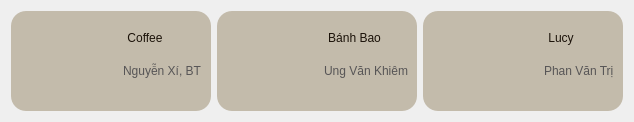
           <widget class="QWidget" name="widget_15" native="true">
            <property name="minimumSize">
             <size>
              <width>0</width>
              <height>100</height>
             </size>
            </property>
            <property name="maximumSize">
             <size>
              <width>16777215</width>
              <height>300</height>
             </size>
            </property>
            <layout class="QHBoxLayout" name="horizontalLayout_7">
             <item>
              <widget class="QWidget" name="widget_16" native="true">
               <property name="minimumSize">
                <size>
                 <width>200</width>
                 <height>100</height>
                </size>
               </property>
               <property name="maximumSize">
                <size>
                 <width>300</width>
                 <height>150</height>
                </size>
               </property>
               <property name="cursor">
                <cursorShape>PointingHandCursor</cursorShape>
               </property>
               <property name="styleSheet">
                <string notr="true">QWidget{
    background-color: #C3BBAB;
    border-radius: 15px;
}
QWidget:hover{
	background-color: #86aacc;
    border-radius: 15px;
}</string>
               </property>
               <layout class="QHBoxLayout" name="horizontalLayout_8">
                <item>
                 <widget class="QPushButton" name="btn_dog">
                  <property name="maximumSize">
                   <size>
                    <width>150</width>
                    <height>150</height>
                   </size>
                  </property>
                  <property name="baseSize">
                   <size>
                    <width>80</width>
                    <height>0</height>
                   </size>
                  </property>
                  <property name="cursor">
                   <cursorShape>PointingHandCursor</cursorShape>
                  </property>
                  <property name="styleSheet">
                   <string notr="true">border-radius: 15px;
 background-color: rgba(255, 0, 0, 0);</string>
                  </property>
                  <property name="text">
                   <string/>
                  </property>
                  <property name="icon">
                   <iconset>
                    <normaloff>../img/coffee.png</normaloff>../img/coffee.png</iconset>
                  </property>
                  <property name="iconSize">
                   <size>
                    <width>80</width>
                    <height>80</height>
                   </size>
                  </property>
                 </widget>
                </item>
                <item>
                 <widget class="QWidget" name="widget_19" native="true">
                  <property name="styleSheet">
                   <string notr="true"> background-color: rgba(255, 0, 0, 0);</string>
                  </property>
                  <layout class="QVBoxLayout" name="verticalLayout_7">
                   <property name="leftMargin">
                    <number>0</number>
                   </property>
                   <property name="topMargin">
                    <number>0</number>
                   </property>
                   <property name="rightMargin">
                    <number>0</number>
                   </property>
                   <property name="bottomMargin">
                    <number>0</number>
                   </property>
                   <item>
                    <widget class="QWidget" name="widget_23" native="true"/>
                   </item>
                   <item>
                    <widget class="QWidget" name="widget_21" native="true">
                     <property name="maximumSize">
                      <size>
                       <width>16777215</width>
                       <height>30</height>
                      </size>
                     </property>
                     <property name="cursor">
                      <cursorShape>PointingHandCursor</cursorShape>
                     </property>
                     <layout class="QHBoxLayout" name="horizontalLayout_10">
                      <property name="leftMargin">
                       <number>0</number>
                      </property>
                      <property name="topMargin">
                       <number>0</number>
                      </property>
                      <property name="rightMargin">
                       <number>0</number>
                      </property>
                      <property name="bottomMargin">
                       <number>0</number>
                      </property>
                      <item>
                       <widget class="QLabel" name="label_13">
                        <property name="maximumSize">
                         <size>
                          <width>20</width>
                          <height>20</height>
                         </size>
                        </property>
                        <property name="text">
                         <string/>
                        </property>
                        <property name="pixmap">
                         <pixmap>../img/icons8-male-64.png</pixmap>
                        </property>
                        <property name="scaledContents">
                         <bool>true</bool>
                        </property>
                       </widget>
                      </item>
                      <item alignment="Qt::AlignLeft">
                       <widget class="QPushButton" name="btn_dogName">
                        <property name="styleSheet">
                         <string notr="true">font: 14pt &quot;Bahnschrift&quot;;
color: #1b1209;</string>
                        </property>
                        <property name="text">
                         <string>Coffee</string>
                        </property>
                       </widget>
                      </item>
                     </layout>
                    </widget>
                   </item>
                   <item>
                    <widget class="QWidget" name="widget_20" native="true">
                     <property name="minimumSize">
                      <size>
                       <width>0</width>
                       <height>40</height>
                      </size>
                     </property>
                     <property name="maximumSize">
                      <size>
                       <width>16777215</width>
                       <height>40</height>
                      </size>
                     </property>
                     <layout class="QHBoxLayout" name="horizontalLayout_9">
                      <property name="leftMargin">
                       <number>0</number>
                      </property>
                      <property name="topMargin">
                       <number>0</number>
                      </property>
                      <property name="rightMargin">
                       <number>0</number>
                      </property>
                      <property name="bottomMargin">
                       <number>0</number>
                      </property>
                      <item>
                       <widget class="QLabel" name="label_14">
                        <property name="minimumSize">
                         <size>
                          <width>16</width>
                          <height>0</height>
                         </size>
                        </property>
                        <property name="maximumSize">
                         <size>
                          <width>16</width>
                          <height>16</height>
                         </size>
                        </property>
                        <property name="text">
                         <string/>
                        </property>
                        <property name="pixmap">
                         <pixmap>../img/location-50.png</pixmap>
                        </property>
                        <property name="scaledContents">
                         <bool>true</bool>
                        </property>
                       </widget>
                      </item>
                      <item>
                       <widget class="QLabel" name="label_15">
                        <property name="styleSheet">
                         <string notr="true">font: 9pt &quot;Bahnschrift&quot;;
color: #575556;</string>
                        </property>
                        <property name="text">
                         <string>Nguyễn Xí, BT</string>
                        </property>
                       </widget>
                      </item>
                     </layout>
                    </widget>
                   </item>
                   <item>
                    <widget class="QWidget" name="widget_22" native="true"/>
                   </item>
                  </layout>
                 </widget>
                </item>
               </layout>
              </widget>
             </item>
             <item>
              <widget class="QWidget" name="widget_17" native="true">
               <property name="minimumSize">
                <size>
                 <width>200</width>
                 <height>100</height>
                </size>
               </property>
               <property name="maximumSize">
                <size>
                 <width>300</width>
                 <height>150</height>
                </size>
               </property>
               <property name="cursor">
                <cursorShape>PointingHandCursor</cursorShape>
               </property>
               <property name="styleSheet">
                <string notr="true">QWidget{
    background-color: #C3BBAB;
    border-radius: 15px;
}
QWidget:hover{
	background-color: #86aacc;
    border-radius: 15px;
}</string>
               </property>
               <layout class="QHBoxLayout" name="horizontalLayout_11">
                <item>
                 <widget class="QPushButton" name="btn_pet">
                  <property name="maximumSize">
                   <size>
                    <width>150</width>
                    <height>150</height>
                   </size>
                  </property>
                  <property name="baseSize">
                   <size>
                    <width>80</width>
                    <height>0</height>
                   </size>
                  </property>
                  <property name="cursor">
                   <cursorShape>PointingHandCursor</cursorShape>
                  </property>
                  <property name="styleSheet">
                   <string notr="true">border-radius: 15px;
 background-color: rgba(255, 0, 0, 0);</string>
                  </property>
                  <property name="text">
                   <string/>
                  </property>
                  <property name="icon">
                   <iconset>
                    <normaloff>../img/Avatar-cute-meo-fotor-2023072815852.png</normaloff>../img/Avatar-cute-meo-fotor-2023072815852.png</iconset>
                  </property>
                  <property name="iconSize">
                   <size>
                    <width>80</width>
                    <height>80</height>
                   </size>
                  </property>
                 </widget>
                </item>
                <item>
                 <widget class="QWidget" name="widget_24" native="true">
                  <property name="styleSheet">
                   <string notr="true"> background-color: rgba(255, 0, 0, 0);</string>
                  </property>
                  <layout class="QVBoxLayout" name="verticalLayout_8">
                   <property name="leftMargin">
                    <number>0</number>
                   </property>
                   <property name="topMargin">
                    <number>0</number>
                   </property>
                   <property name="rightMargin">
                    <number>0</number>
                   </property>
                   <property name="bottomMargin">
                    <number>0</number>
                   </property>
                   <item>
                    <widget class="QWidget" name="widget_25" native="true"/>
                   </item>
                   <item>
                    <widget class="QWidget" name="widget_27" native="true">
                     <property name="maximumSize">
                      <size>
                       <width>16777215</width>
                       <height>30</height>
                      </size>
                     </property>
                     <layout class="QHBoxLayout" name="horizontalLayout_12">
                      <property name="leftMargin">
                       <number>0</number>
                      </property>
                      <property name="topMargin">
                       <number>0</number>
                      </property>
                      <property name="rightMargin">
                       <number>0</number>
                      </property>
                      <property name="bottomMargin">
                       <number>0</number>
                      </property>
                      <item>
                       <widget class="QLabel" name="label_17">
                        <property name="maximumSize">
                         <size>
                          <width>20</width>
                          <height>20</height>
                         </size>
                        </property>
                        <property name="text">
                         <string/>
                        </property>
                        <property name="pixmap">
                         <pixmap>../img/icons8-female-64.png</pixmap>
                        </property>
                        <property name="scaledContents">
                         <bool>true</bool>
                        </property>
                       </widget>
                      </item>
                      <item alignment="Qt::AlignLeft">
                       <widget class="QPushButton" name="btn_petName">
                        <property name="cursor">
                         <cursorShape>PointingHandCursor</cursorShape>
                        </property>
                        <property name="styleSheet">
                         <string notr="true">font: 14pt &quot;Bahnschrift&quot;;
color: #1b1209;</string>
                        </property>
                        <property name="text">
                         <string>Bánh Bao</string>
                        </property>
                       </widget>
                      </item>
                     </layout>
                    </widget>
                   </item>
                   <item>
                    <widget class="QWidget" name="widget_28" native="true">
                     <property name="minimumSize">
                      <size>
                       <width>0</width>
                       <height>40</height>
                      </size>
                     </property>
                     <property name="maximumSize">
                      <size>
                       <width>16777215</width>
                       <height>40</height>
                      </size>
                     </property>
                     <layout class="QHBoxLayout" name="horizontalLayout_13">
                      <property name="leftMargin">
                       <number>0</number>
                      </property>
                      <property name="topMargin">
                       <number>0</number>
                      </property>
                      <property name="rightMargin">
                       <number>0</number>
                      </property>
                      <property name="bottomMargin">
                       <number>0</number>
                      </property>
                      <item>
                       <widget class="QLabel" name="label_19">
                        <property name="minimumSize">
                         <size>
                          <width>16</width>
                          <height>0</height>
                         </size>
                        </property>
                        <property name="maximumSize">
                         <size>
                          <width>16</width>
                          <height>16</height>
                         </size>
                        </property>
                        <property name="text">
                         <string/>
                        </property>
                        <property name="pixmap">
                         <pixmap>../img/location-50.png</pixmap>
                        </property>
                        <property name="scaledContents">
                         <bool>true</bool>
                        </property>
                       </widget>
                      </item>
                      <item>
                       <widget class="QLabel" name="label_20">
                        <property name="styleSheet">
                         <string notr="true">font: 9pt &quot;Bahnschrift&quot;;
color: #575556;</string>
                        </property>
                        <property name="text">
                         <string>Ung Văn Khiêm</string>
                        </property>
                       </widget>
                      </item>
                     </layout>
                    </widget>
                   </item>
                   <item>
                    <widget class="QWidget" name="widget_26" native="true"/>
                   </item>
                  </layout>
                 </widget>
                </item>
               </layout>
              </widget>
             </item>
             <item>
              <widget class="QWidget" name="widget_18" native="true">
               <property name="minimumSize">
                <size>
                 <width>200</width>
                 <height>100</height>
                </size>
               </property>
               <property name="maximumSize">
                <size>
                 <width>300</width>
                 <height>150</height>
                </size>
               </property>
               <property name="cursor">
                <cursorShape>PointingHandCursor</cursorShape>
               </property>
               <property name="styleSheet">
                <string notr="true">QWidget{
    background-color: #C3BBAB;
    border-radius: 15px;
}
QWidget:hover{
	background-color: #86aacc;
    border-radius: 15px;
}</string>
               </property>
               <layout class="QHBoxLayout" name="horizontalLayout_14">
                <item>
                 <widget class="QPushButton" name="btn_pet1">
                  <property name="maximumSize">
                   <size>
                    <width>150</width>
                    <height>150</height>
                   </size>
                  </property>
                  <property name="baseSize">
                   <size>
                    <width>80</width>
                    <height>0</height>
                   </size>
                  </property>
                  <property name="cursor">
                   <cursorShape>PointingHandCursor</cursorShape>
                  </property>
                  <property name="styleSheet">
                   <string notr="true">border-radius: 15px;
 background-color: rgba(255, 0, 0, 0);</string>
                  </property>
                  <property name="text">
                   <string/>
                  </property>
                  <property name="icon">
                   <iconset>
                    <normaloff>../img/meo-chinchilla-6-fotor-20230728151931.png</normaloff>../img/meo-chinchilla-6-fotor-20230728151931.png</iconset>
                  </property>
                  <property name="iconSize">
                   <size>
                    <width>80</width>
                    <height>80</height>
                   </size>
                  </property>
                 </widget>
                </item>
                <item>
                 <widget class="QWidget" name="widget_29" native="true">
                  <property name="styleSheet">
                   <string notr="true"> background-color: rgba(255, 0, 0, 0);</string>
                  </property>
                  <layout class="QVBoxLayout" name="verticalLayout_9">
                   <property name="leftMargin">
                    <number>0</number>
                   </property>
                   <property name="topMargin">
                    <number>0</number>
                   </property>
                   <property name="rightMargin">
                    <number>0</number>
                   </property>
                   <property name="bottomMargin">
                    <number>0</number>
                   </property>
                   <item>
                    <widget class="QWidget" name="widget_33" native="true"/>
                   </item>
                   <item>
                    <widget class="QWidget" name="widget_31" native="true">
                     <property name="maximumSize">
                      <size>
                       <width>16777215</width>
                       <height>30</height>
                      </size>
                     </property>
                     <layout class="QHBoxLayout" name="horizontalLayout_15">
                      <property name="leftMargin">
                       <number>0</number>
                      </property>
                      <property name="topMargin">
                       <number>0</number>
                      </property>
                      <property name="rightMargin">
                       <number>0</number>
                      </property>
                      <property name="bottomMargin">
                       <number>0</number>
                      </property>
                      <item>
                       <widget class="QLabel" name="label_21">
                        <property name="maximumSize">
                         <size>
                          <width>20</width>
                          <height>20</height>
                         </size>
                        </property>
                        <property name="text">
                         <string/>
                        </property>
                        <property name="pixmap">
                         <pixmap>../img/icons8-female-64.png</pixmap>
                        </property>
                        <property name="scaledContents">
                         <bool>true</bool>
                        </property>
                       </widget>
                      </item>
                      <item alignment="Qt::AlignLeft">
                       <widget class="QPushButton" name="btn_petName1">
                        <property name="cursor">
                         <cursorShape>ForbiddenCursor</cursorShape>
                        </property>
                        <property name="styleSheet">
                         <string notr="true">font: 14pt &quot;Bahnschrift&quot;;
color: #1b1209;</string>
                        </property>
                        <property name="text">
                         <string>Lucy</string>
                        </property>
                       </widget>
                      </item>
                     </layout>
                    </widget>
                   </item>
                   <item>
                    <widget class="QWidget" name="widget_30" native="true">
                     <property name="minimumSize">
                      <size>
                       <width>0</width>
                       <height>40</height>
                      </size>
                     </property>
                     <property name="maximumSize">
                      <size>
                       <width>16777215</width>
                       <height>40</height>
                      </size>
                     </property>
                     <layout class="QHBoxLayout" name="horizontalLayout_16">
                      <property name="leftMargin">
                       <number>0</number>
                      </property>
                      <property name="topMargin">
                       <number>0</number>
                      </property>
                      <property name="rightMargin">
                       <number>0</number>
                      </property>
                      <property name="bottomMargin">
                       <number>0</number>
                      </property>
                      <item>
                       <widget class="QLabel" name="label_23">
                        <property name="minimumSize">
                         <size>
                          <width>16</width>
                          <height>0</height>
                         </size>
                        </property>
                        <property name="maximumSize">
                         <size>
                          <width>16</width>
                          <height>16</height>
                         </size>
                        </property>
                        <property name="text">
                         <string/>
                        </property>
                        <property name="pixmap">
                         <pixmap>../img/location-50.png</pixmap>
                        </property>
                        <property name="scaledContents">
                         <bool>true</bool>
                        </property>
                       </widget>
                      </item>
                      <item>
                       <widget class="QLabel" name="label_24">
                        <property name="styleSheet">
                         <string notr="true">font: 9pt &quot;Bahnschrift&quot;;
color: #575556;</string>
                        </property>
                        <property name="text">
                         <string>Phan Văn Trị</string>
                        </property>
                       </widget>
                      </item>
                     </layout>
                    </widget>
                   </item>
                   <item>
                    <widget class="QWidget" name="widget_32" native="true"/>
                   </item>
                  </layout>
                 </widget>
                </item>
               </layout>
              </widget>
             </item>
            </layout>
           </widget>
